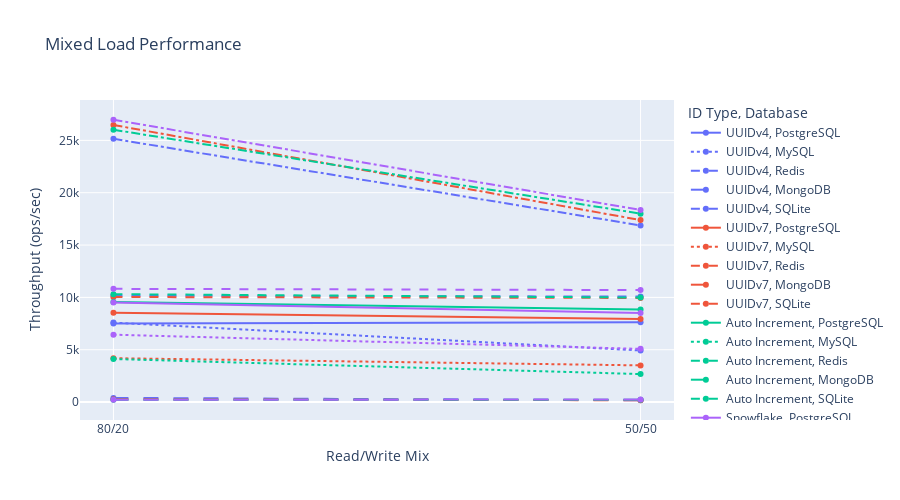

Notebook cell for this chart:
### Markdown cell above
**考察:**  
テーブルサイズでもUUIDv4は追加オーバーヘッドが大きく、PostgreSQLとMySQLで差が目立つ。MongoDBはドキュメント圧縮の効果によりUUIDの差が小さく、Redisはメモリ構造の都合でSnowflakeとUUIDv7がほぼ同等の使用量となった。

### Code cell
fig_mixed_load = px.line(
    mixed_load_df,
    x="pattern",
    y="throughput_ops",
    color="id_type",
    line_dash="database",
    markers=True,
    title="Mixed Load Performance",
    labels={"pattern": "Read/Write Mix", "throughput_ops": "Throughput (ops/sec)", "id_type": "ID Type", "database": "Database"},
    category_orders={"pattern": ["80/20", "50/50"]},
    height=500,
)
fig_mixed_load.show()

### Figure 1 — Plotly figure (JSON) as saved in the notebook; plotly's stock layout.template omitted (floating-point values rounded to 4 significant figures)
{"data": [{"hovertemplate": "ID Type=UUIDv4<br>Database=PostgreSQL<br>Read/Write Mix=%{x}<br>Throughput (ops/sec)=%{y}<extra></extra>", "legendgroup": "UUIDv4, PostgreSQL", "line": {"color": "#636efa", "dash": "solid"}, "marker": {"symbol": "circle"}, "mode": "lines+markers", "name": "UUIDv4, PostgreSQL", "orientation": "v", "showlegend": true, "type": "scatter", "x": ["80/20", "50/50"], "xaxis": "x", "y": [7504.0, 7615.0], "yaxis": "y"}, {"hovertemplate": "ID Type=UUIDv4<br>Database=MySQL<br>Read/Write Mix=%{x}<br>Throughput (ops/sec)=%{y}<extra></extra>", "legendgroup": "UUIDv4, MySQL", "line": {"color": "#636efa", "dash": "dot"}, "marker": {"symbol": "circle"}, "mode": "lines+markers", "name": "UUIDv4, MySQL", "orientation": "v", "showlegend": true, "type": "scatter", "x": ["80/20", "50/50"], "xaxis": "x", "y": [7592.0, 4927.0], "yaxis": "y"}, {"hovertemplate": "ID Type=UUIDv4<br>Database=Redis<br>Read/Write Mix=%{x}<br>Throughput (ops/sec)=%{y}<extra></extra>", "legendgroup": "UUIDv4, Redis", "line": {"color": "#636efa", "dash": "dash"}, "marker": {"symbol": "circle"}, "mode": "lines+markers", "name": "UUIDv4, Redis", "orientation": "v", "showlegend": true, "type": "scatter", "x": ["80/20", "50/50"], "xaxis": "x", "y": [10160.0, 10080.0], "yaxis": "y"}, {"hovertemplate": "ID Type=UUIDv4<br>Database=MongoDB<br>Read/Write Mix=%{x}<br>Throughput (ops/sec)=%{y}<extra></extra>", "legendgroup": "UUIDv4, MongoDB", "line": {"color": "#636efa", "dash": "longdash"}, "marker": {"symbol": "circle"}, "mode": "lines+markers", "name": "UUIDv4, MongoDB", "orientation": "v", "showlegend": true, "type": "scatter", "x": ["80/20", "50/50"], "xaxis": "x", "y": [398.2, 176.8], "yaxis": "y"}, {"hovertemplate": "ID Type=UUIDv4<br>Database=SQLite<br>Read/Write Mix=%{x}<br>Throughput (ops/sec)=%{y}<extra></extra>", "legendgroup": "UUIDv4, SQLite", "line": {"color": "#636efa", "dash": "dashdot"}, "marker": {"symbol": "circle"}, "mode": "lines+markers", "name": "UUIDv4, SQLite", "orientation": "v", "showlegend": true, "type": "scatter", "x": ["80/20", "50/50"], "xaxis": "x", "y": [25150.0, 16870.0], "yaxis": "y"}, {"hovertemplate": "ID Type=UUIDv7<br>Database=PostgreSQL<br>Read/Write Mix=%{x}<br>Throughput (ops/sec)=%{y}<extra></extra>", "legendgroup": "UUIDv7, PostgreSQL", "line": {"color": "#EF553B", "dash": "solid"}, "marker": {"symbol": "circle"}, "mode": "lines+markers", "name": "UUIDv7, PostgreSQL", "orientation": "v", "showlegend": true, "type": "scatter", "x": ["80/20", "50/50"], "xaxis": "x", "y": [8522.0, 7926.0], "yaxis": "y"}, {"hovertemplate": "ID Type=UUIDv7<br>Database=MySQL<br>Read/Write Mix=%{x}<br>Throughput (ops/sec)=%{y}<extra></extra>", "legendgroup": "UUIDv7, MySQL", "line": {"color": "#EF553B", "dash": "dot"}, "marker": {"symbol": "circle"}, "mode": "lines+markers", "name": "UUIDv7, MySQL", "orientation": "v", "showlegend": true, "type": "scatter", "x": ["80/20", "50/50"], "xaxis": "x", "y": [4194.0, 3505.0], "yaxis": "y"}, {"hovertemplate": "ID Type=UUIDv7<br>Database=Redis<br>Read/Write Mix=%{x}<br>Throughput (ops/sec)=%{y}<extra></extra>", "legendgroup": "UUIDv7, Redis", "line": {"color": "#EF553B", "dash": "dash"}, "marker": {"symbol": "circle"}, "mode": "lines+markers", "name": "UUIDv7, Redis", "orientation": "v", "showlegend": true, "type": "scatter", "x": ["80/20", "50/50"], "xaxis": "x", "y": [10030.0, 9948.0], "yaxis": "y"}, {"hovertemplate": "ID Type=UUIDv7<br>Database=MongoDB<br>Read/Write Mix=%{x}<br>Throughput (ops/sec)=%{y}<extra></extra>", "legendgroup": "UUIDv7, MongoDB", "line": {"color": "#EF553B", "dash": "longdash"}, "marker": {"symbol": "circle"}, "mode": "lines+markers", "name": "UUIDv7, MongoDB", "orientation": "v", "showlegend": true, "type": "scatter", "x": ["80/20", "50/50"], "xaxis": "x", "y": [267.6, 174.6], "yaxis": "y"}, {"hovertemplate": "ID Type=UUIDv7<br>Database=SQLite<br>Read/Write Mix=%{x}<br>Throughput (ops/sec)=%{y}<extra></extra>", "legendgroup": "UUIDv7, SQLite", "line": {"color": "#EF553B", "dash": "dashdot"}, "marker": {"symbol": "circle"}, "mode": "lines+markers", "name": "UUIDv7, SQLite", "orientation": "v", "showlegend": true, "type": "scatter", "x": ["80/20", "50/50"], "xaxis": "x", "y": [26470.0, 17390.0], "yaxis": "y"}, {"hovertemplate": "ID Type=Auto Increment<br>Database=PostgreSQL<br>Read/Write Mix=%{x}<br>Throughput (ops/sec)=%{y}<extra></extra>", "legendgroup": "Auto Increment, PostgreSQL", "line": {"color": "#00cc96", "dash": "solid"}, "marker": {"symbol": "circle"}, "mode": "lines+markers", "name": "Auto Increment, PostgreSQL", "orientation": "v", "showlegend": true, "type": "scatter", "x": ["80/20", "50/50"], "xaxis": "x", "y": [9569.0, 8851.0], "yaxis": "y"}, {"hovertemplate": "ID Type=Auto Increment<br>Database=MySQL<br>Read/Write Mix=%{x}<br>Throughput (ops/sec)=%{y}<extra></extra>", "legendgroup": "Auto Increment, MySQL", "line": {"color": "#00cc96", "dash": "dot"}, "marker": {"symbol": "circle"}, "mode": "lines+markers", "name": "Auto Increment, MySQL", "orientation": "v", "showlegend": true, "type": "scatter", "x": ["80/20", "50/50"], "xaxis": "x", "y": [4116.0, 2677.0], "yaxis": "y"}, {"hovertemplate": "ID Type=Auto Increment<br>Database=Redis<br>Read/Write Mix=%{x}<br>Throughput (ops/sec)=%{y}<extra></extra>", "legendgroup": "Auto Increment, Redis", "line": {"color": "#00cc96", "dash": "dash"}, "marker": {"symbol": "circle"}, "mode": "lines+markers", "name": "Auto Increment, Redis", "orientation": "v", "showlegend": true, "type": "scatter", "x": ["80/20", "50/50"], "xaxis": "x", "y": [10310.0, 9985.0], "yaxis": "y"}, {"hovertemplate": "ID Type=Auto Increment<br>Database=MongoDB<br>Read/Write Mix=%{x}<br>Throughput (ops/sec)=%{y}<extra></extra>", "legendgroup": "Auto Increment, MongoDB", "line": {"color": "#00cc96", "dash": "longdash"}, "marker": {"symbol": "circle"}, "mode": "lines+markers", "name": "Auto Increment, MongoDB", "orientation": "v", "showlegend": true, "type": "scatter", "x": ["80/20", "50/50"], "xaxis": "x", "y": [216.3, 214.7], "yaxis": "y"}, {"hovertemplate": "ID Type=Auto Increment<br>Database=SQLite<br>Read/Write Mix=%{x}<br>Throughput (ops/sec)=%{y}<extra></extra>", "legendgroup": "Auto Increment, SQLite", "line": {"color": "#00cc96", "dash": "dashdot"}, "marker": {"symbol": "circle"}, "mode": "lines+markers", "name": "Auto Increment, SQLite", "orientation": "v", "showlegend": true, "type": "scatter", "x": ["80/20", "50/50"], "xaxis": "x", "y": [26010.0, 18000.0], "yaxis": "y"}, {"hovertemplate": "ID Type=Snowflake<br>Database=PostgreSQL<br>Read/Write Mix=%{x}<br>Throughput (ops/sec)=%{y}<extra></extra>", "legendgroup": "Snowflake, PostgreSQL", "line": {"color": "#ab63fa", "dash": "solid"}, "marker": {"symbol": "circle"}, "mode": "lines+markers", "name": "Snowflake, PostgreSQL", "orientation": "v", "showlegend": true, "type": "scatter", "x": ["80/20", "50/50"], "xaxis": "x", "y": [9506.0, 8502.0], "yaxis": "y"}, {"hovertemplate": "ID Type=Snowflake<br>Database=MySQL<br>Read/Write Mix=%{x}<br>Throughput (ops/sec)=%{y}<extra></extra>", "legendgroup": "Snowflake, MySQL", "line": {"color": "#ab63fa", "dash": "dot"}, "marker": {"symbol": "circle"}, "mode": "lines+markers", "name": "Snowflake, MySQL", "orientation": "v", "showlegend": true, "type": "scatter", "x": ["80/20", "50/50"], "xaxis": "x", "y": [6437.0, 5084.0], "yaxis": "y"}, {"hovertemplate": "ID Type=Snowflake<br>Database=Redis<br>Read/Write Mix=%{x}<br>Throughput (ops/sec)=%{y}<extra></extra>", "legendgroup": "Snowflake, Redis", "line": {"color": "#ab63fa", "dash": "dash"}, "marker": {"symbol": "circle"}, "mode": "lines+markers", "name": "Snowflake, Redis", "orientation": "v", "showlegend": true, "type": "scatter", "x": ["80/20", "50/50"], "xaxis": "x", "y": [10820.0, 10700.0], "yaxis": "y"}, {"hovertemplate": "ID Type=Snowflake<br>Database=MongoDB<br>Read/Write Mix=%{x}<br>Throughput (ops/sec)=%{y}<extra></extra>", "legendgroup": "Snowflake, MongoDB", "line": {"color": "#ab63fa", "dash": "longdash"}, "marker": {"symbol": "circle"}, "mode": "lines+markers", "name": "Snowflake, MongoDB", "orientation": "v", "showlegend": true, "type": "scatter", "x": ["80/20", "50/50"], "xaxis": "x", "y": [217.6, 246.0], "yaxis": "y"}, {"hovertemplate": "ID Type=Snowflake<br>Database=SQLite<br>Read/Write Mix=%{x}<br>Throughput (ops/sec)=%{y}<extra></extra>", "legendgroup": "Snowflake, SQLite", "line": {"color": "#ab63fa", "dash": "dashdot"}, "marker": {"symbol": "circle"}, "mode": "lines+markers", "name": "Snowflake, SQLite", "orientation": "v", "showlegend": true, "type": "scatter", "x": ["80/20", "50/50"], "xaxis": "x", "y": [26970.0, 18350.0], "yaxis": "y"}], "layout": {"height": 500, "legend": {"title": {"text": "ID Type, Database"}, "tracegroupgap": 0}, "title": {"text": "Mixed Load Performance"}, "xaxis": {"anchor": "y", "categoryarray": ["80/20", "50/50"], "categoryorder": "array", "domain": [0, 1], "title": {"text": "Read/Write Mix"}}, "yaxis": {"anchor": "x", "domain": [0, 1], "title": {"text": "Throughput (ops/sec)"}}}}
